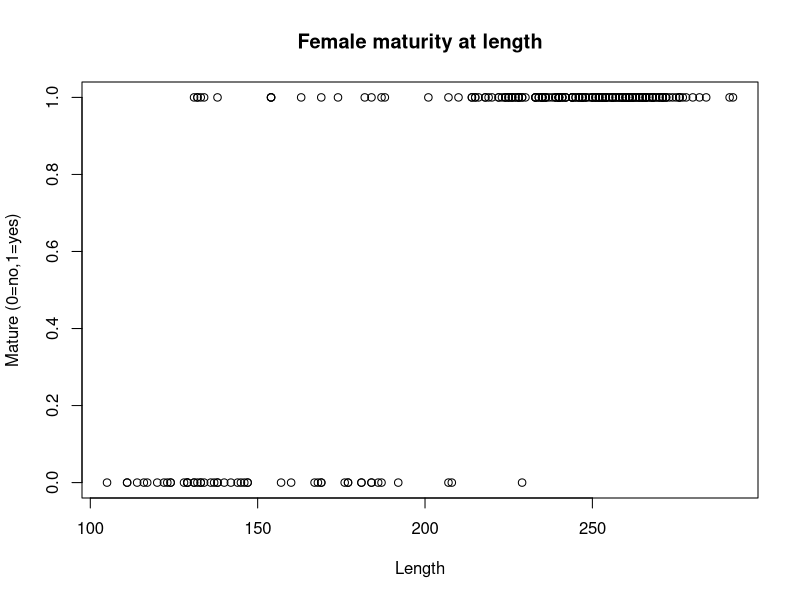
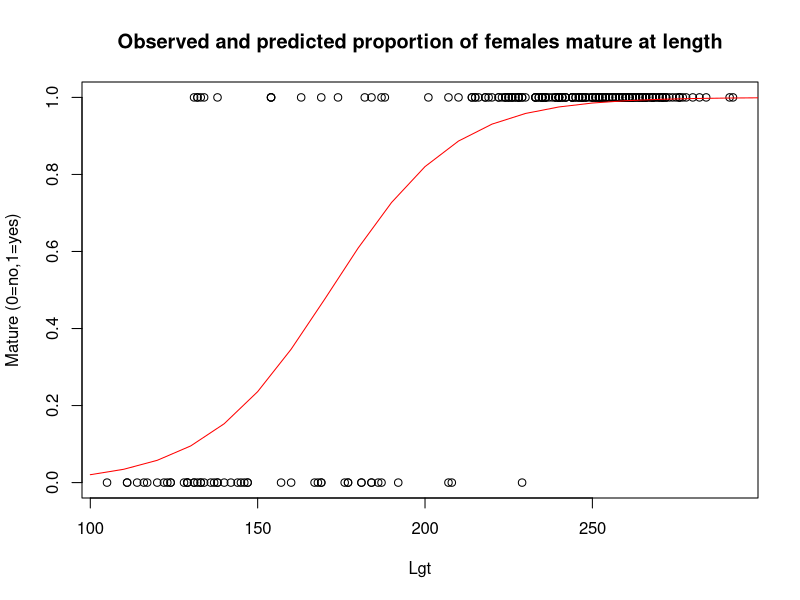
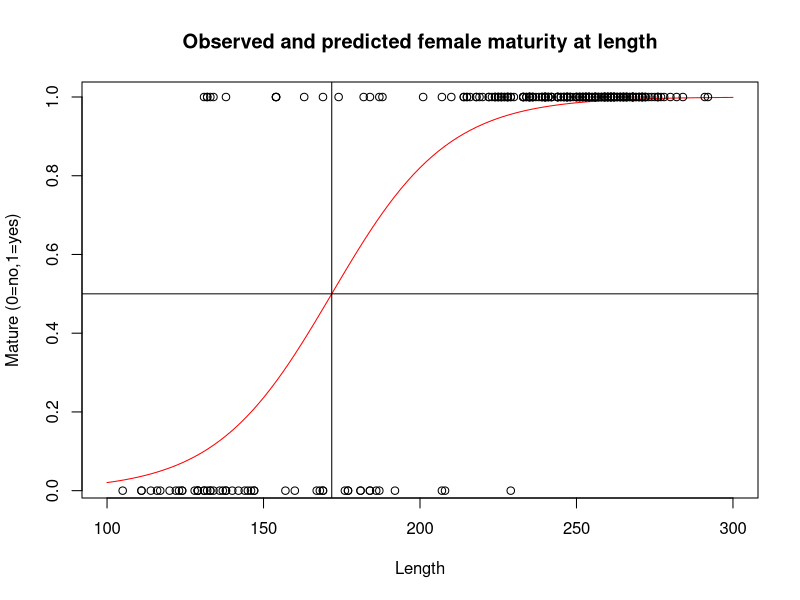

Recreate these plots in R, in order.
#This script will perform logistic regression on river herring maturity data and generate a maturity-at-length curve

#First, make sure RH_maturity is in same folder as maturity.r and set directory location to same source file (Session-Set Working Directory) 
RH_data <-read.csv("RH_maturity.csv",header=T)
head(RH_data) #the first few lines of dataset
tail(RH_data) #the last few lines of dataset

#Notice that this data contains info on both Alewife and Blueback herring. It also includes males and females. For now, let's subset the data and concentrate on female Alewife.

fem_ales=subset(RH_data,RH_data$SPECIES=="Alewife" & RH_data$SEX=="F")

#Now, visualize your data!
plot(Mature ~ Lgt, data=fem_ales,ylab="Mature (0=no,1=yes)",xlab="Length",main="Female maturity at length")

#Use a generalized linear model function in R to perform logistic regression on these data
model = glm(Mature ~ Lgt,family=binomial(logit), data=fem_ales)

#Plot  observed and predicted values
plot(Mature~ Lgt, data=fem_ales,ylab="Mature (0=no,1=yes)",main="Observed and predicted proportion of females mature at length")
pred_Lgt = seq(from=100, to=300, by=10)
pred_mat = predict(model,newdata=list(Lgt=pred_Lgt),type="r")
points(pred_Lgt, pred_mat, type="l", col="red")

#Examine results in more detail
#quick summary of what was done
model
#more details
summary(model)

#Pull out your model parameters 
#Eqn is y = [exp(b0 + b1x)] / [1 + exp(b0 + b1x)] 
#The intercept is your b0 and Length is your b1
model$coefficients

b0 <- as.numeric(model$coefficients[1])
b1 <- as.numeric(model$coefficients[2])

#Show original data and predicted curve on top using our newly estimated parameters
curve(exp(b0+b1*x)/(1+exp(b0+b1*x)),100,300,ylab="Mature (0=no,1=yes)",xlab="Length",main="Observed and predicted female maturity at length",type="l", col="red")
points(fem_ales$Mature~fem_ales$Lgt,)

#Create a variable to hold the percent mature that you want to calculate
p_mat <- 0.5 

#Rearrange the equation in line 31 to solve for x (Length at p_mat)
Length_at_p <- (log(p_mat/(1-p_mat))- b0)/b1


#You can add lines to your plot to represent that 50% mature intersection
abline(h=0.50) #add horizontal line at p(mature) = 0.5
abline(v=Length_at_p) #add vertical line at Length = Length_at_p

